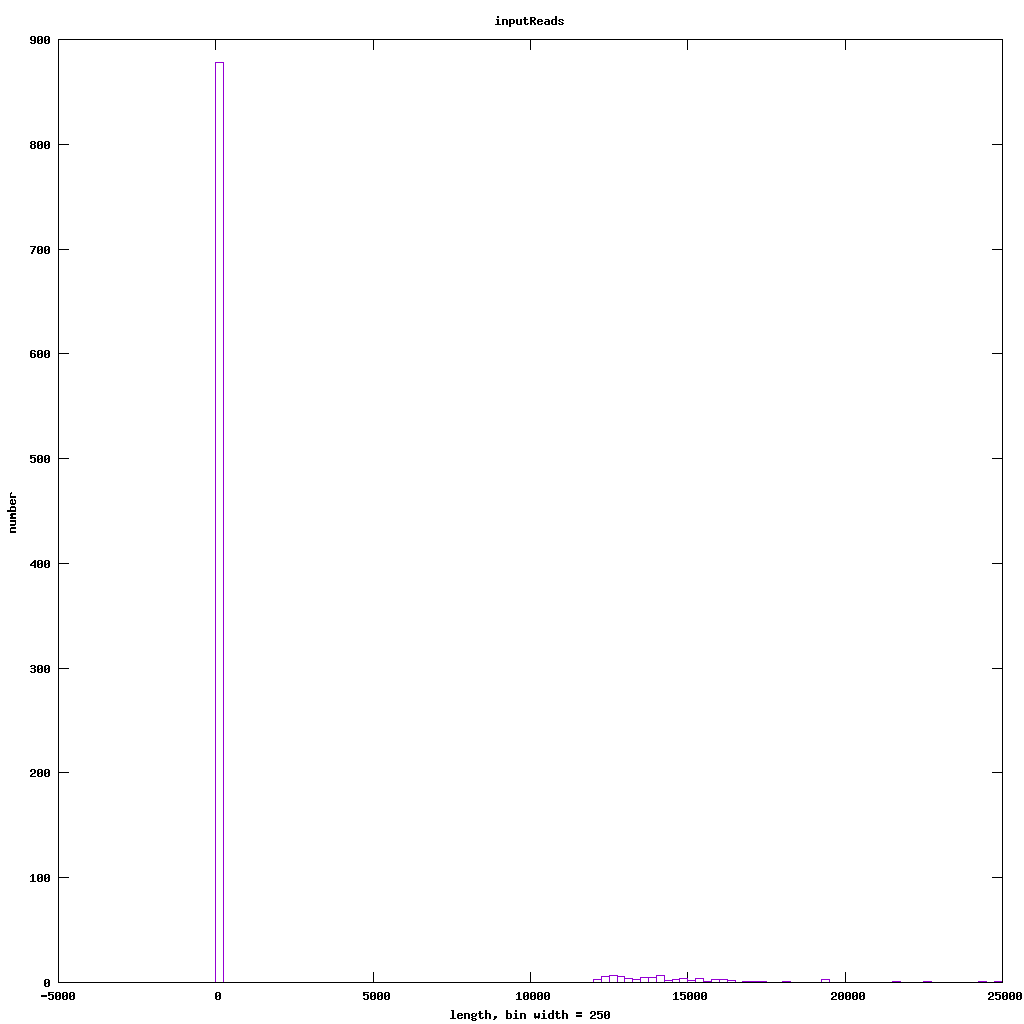

The gnuplot source for this figure:
set title 'inputReads'
set xlabel 'length, bin width = 250'
set ylabel 'number'

binwidth=250
set boxwidth binwidth
bin(x,width) = width*floor(x/width) + binwidth/2.0

set terminal png size 1024,1024
set output './Alpha.canu.1.trimReads.inputReads.png'
plot [] [0:] './Alpha.canu.1.trimReads.inputReads.dat' using (bin($1,binwidth)):(1.0) smooth freq with boxes title ''
